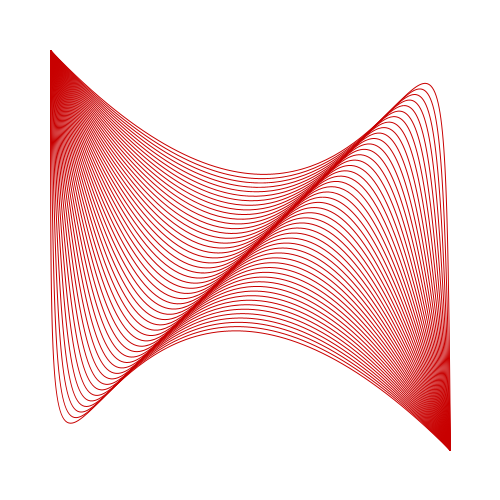
Frame 1 (no input)
Frame 60 (the mouse pressed at the canvas centre just before this capture): identical to frame 1, image omitted
Frame 120 (the mouse held since frame 60 and released just before this capture): identical to frame 1, image omitted

The Processing sketch that drew this single still picture (run headless with seeded random() and noise(); from frame 60 on, the mouse is pressed at the canvas centre):

// Processing sketch: bezier1
// ── bezier1.pde
void setup() {
  size(500,500);
}

void draw() {
  background(255);
  float leftX = 50;
  float topY = 50;
  float rightX = 450;
  float bottomY = 450;
  float pitch = (rightX-leftX)/50; // 線幅
  float distortion = 400; // 上下の歪み
  stroke(200,0,0);
  noFill();
  for (int i=0; i<50; i++) {
    float x = leftX+i*pitch;
    float y = bottomY-i*pitch;
    bezier(leftX,topY,
          x,y+distortion,
          x,y-distortion,
          rightX,bottomY);
  }
}
